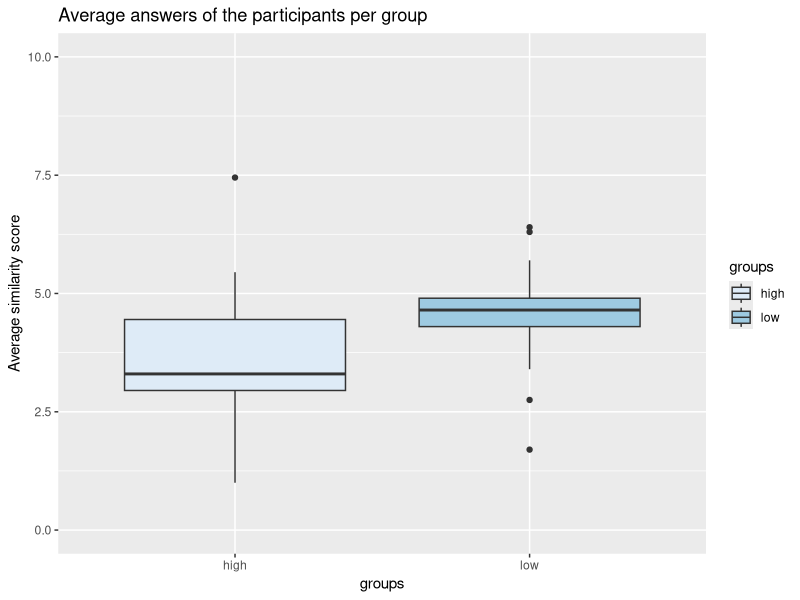
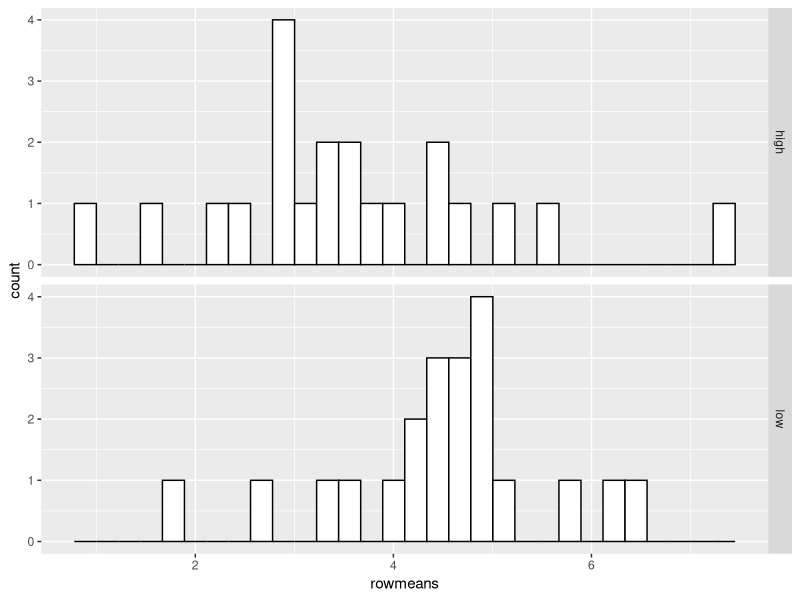
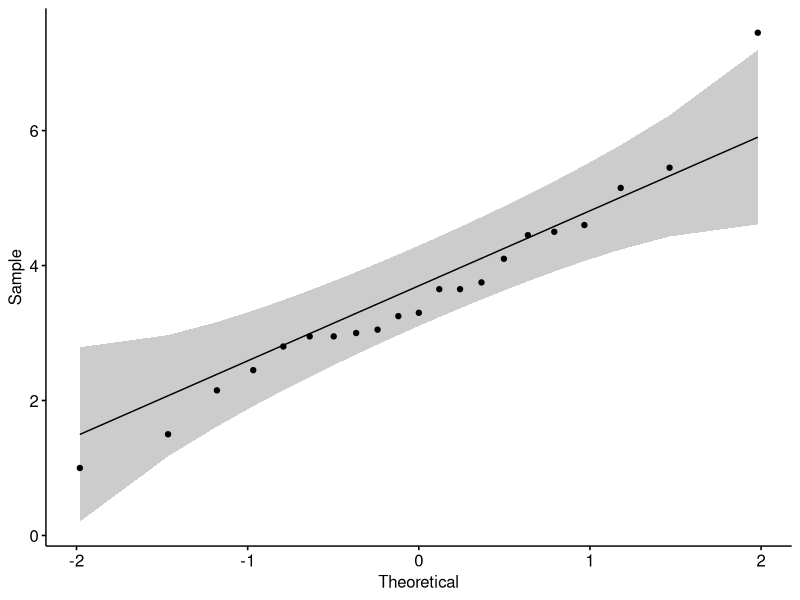
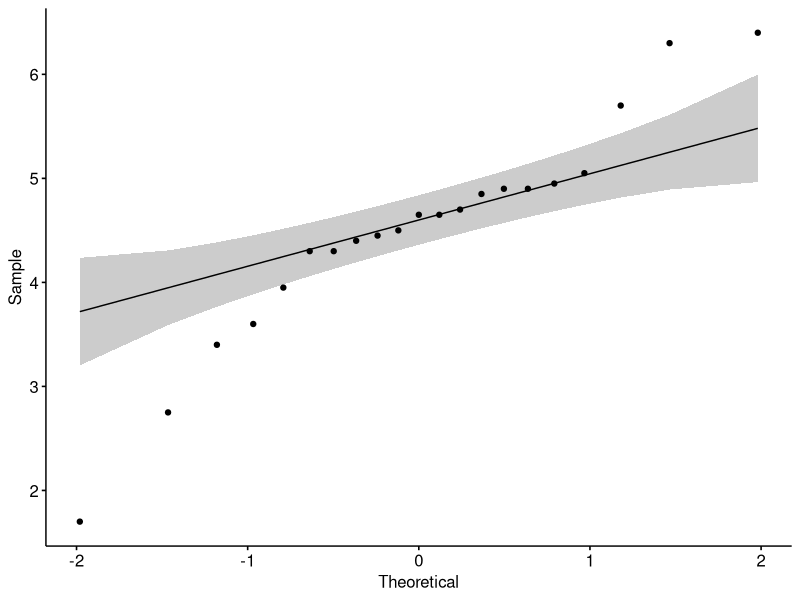
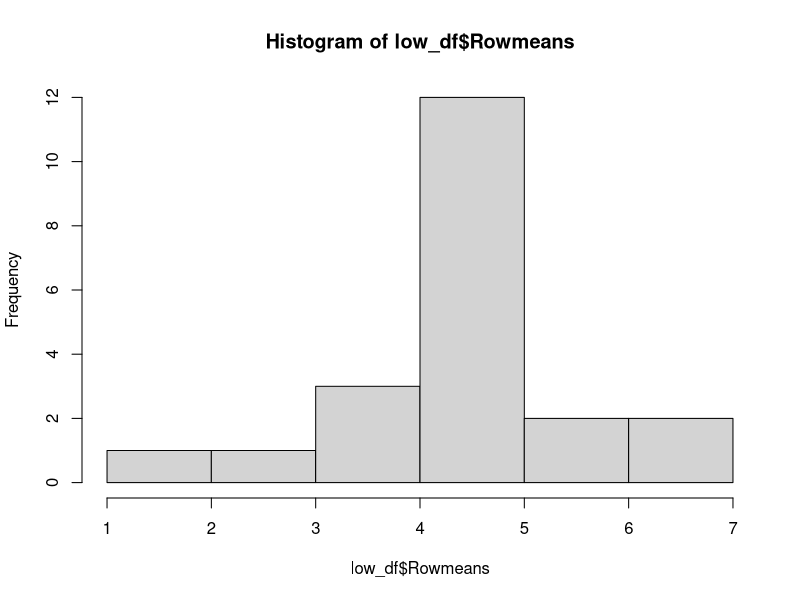

These figures' R source, in order:
# Load the proper libraries and set the right working directory
setwd("D:/Documenten/Artificial Intelligence Master/Semester 1/Experimentation in Psychology and Linguistics/Assignment 3")
library(readr)
library(tidyverse)
library(pwr)
library(stringr)
library(ggplot2)
library(ggpubr)

# Load in the dataset using read_csv
results_df <- read_csv('results_08032020.csv', skip = 1)
wordpairs_df <-
  read_delim("similarity_data_secexp.csv",
             ";",
             escape_double = FALSE,
             trim_ws = TRUE)
# Only select the responses
results_df <- results_df[2:22, 19:78]
write_csv(results_df, 'results.csv')
# Give the right name to the colnames
colnames(results_df) <-
  lapply(colnames(results_df),
         word,
         start = -3,
         end = -1)
# And add which group they belong to
wordpairs_df$wordpairs <-
  paste(wordpairs_df$word1, wordpairs_df$word2, sep = " vs. ")
cn_df <-
  data.frame(wordpairs = colnames(results_df),
             stringsAsFactors = FALSE)
wordpairs_df <-
  merge(
    y = wordpairs_df,
    x = cn_df ,
    all.x = TRUE,
    by = 'wordpairs',
    sort = FALSE
  )
wordpairs_df$colnames <-
  paste(wordpairs_df$condition, wordpairs_df$wordpairs, sep = " ")
colnames(results_df) <- wordpairs_df$colnames

# Only get the first token every column and changes the types to numeric
results_df <-
  as.data.frame(apply(
    results_df,
    MARGIN = c(1, 2),
    FUN = word,
    start = 1
  ))
results_df <-
  as.data.frame(apply(results_df, MARGIN = c(1, 2), as.numeric))
results_df
# Make three datasets according to groups
low_df <- results_df %>% select(starts_with('low'))
high_df <- results_df %>% select(starts_with('high'))
fill_df <- results_df %>% select(starts_with('fill'))


# Compute the mean answer per parcipant/row (using rowMeans) so we can use these to test our hypothesis
high_df$Rowmeans <- rowMeans(high_df)
low_df$Rowmeans <- rowMeans(low_df)
fill_df$Rowmeans <- rowMeans(fill_df)
groups <- c(rep("high", 21), rep("low", 21), rep("fill", 21))
rowmeans <- c(high_df$Rowmeans, low_df$Rowmeans, fill_df$Rowmeans)
plot_df <- data.frame(groups, rowmeans)
plot_df <- subset(plot_df, groups != "fill")

# Create a boxplot to analyse the difference in answers between the groups
p <-
  ggplot(plot_df, aes(x = groups, y = rowmeans, fill = groups)) +
  geom_boxplot() +
  ggtitle("Average answers of the participants per group") + 
  ylab("Average similarity score") + 
  ylim(0,10) + 
  scale_fill_brewer(palette = "Blues")
p

# Get the descriptive statistics
summary(high_df$Rowmeans)
sd(high_df$Rowmeans)
summary(low_df$Rowmeans)
sd(low_df$Rowmeans)
ggplot(plot_df, aes(x = rowmeans)) + 
  geom_histogram(bin_width = 1, color = "black", fill = "white") +
  facet_grid(groups ~ .)
ggqqplot(high_df$Rowmeans)
ggqqplot(low_df$Rowmeans)
hist(low_df$Rowmeans)

shapiro.test(high_df$Rowmeans)
shapiro.test(low_df$Rowmeans)
var.test(rowmeans ~ groups, data = plot_df)

# Test if there is a statistical difference between the mean responses of respondents on LED pairs versus HED pairs
t.test(high_df$Rowmeans, low_df$Rowmeans, var.equal = TRUE)

# Because their is no statistical difference we need to do a power analysis
M1 <- mean(high_df$Rowmeans)
M2 <- mean(low_df$Rowmeans)
S1 <- sd(high_df$Rowmeans)
S2 <- sd(low_df$Rowmeans)
d <- (M1 - M2)/sqrt(((S1^2) + (S2^2))/2)

# Below wer find out how many participants we need to get to get sufficient power and significance level in our experiment
pwr.t.test(n = 21  , d = NULL , sig.level =0.05 , power = 0.8 , type = "two.sample")
